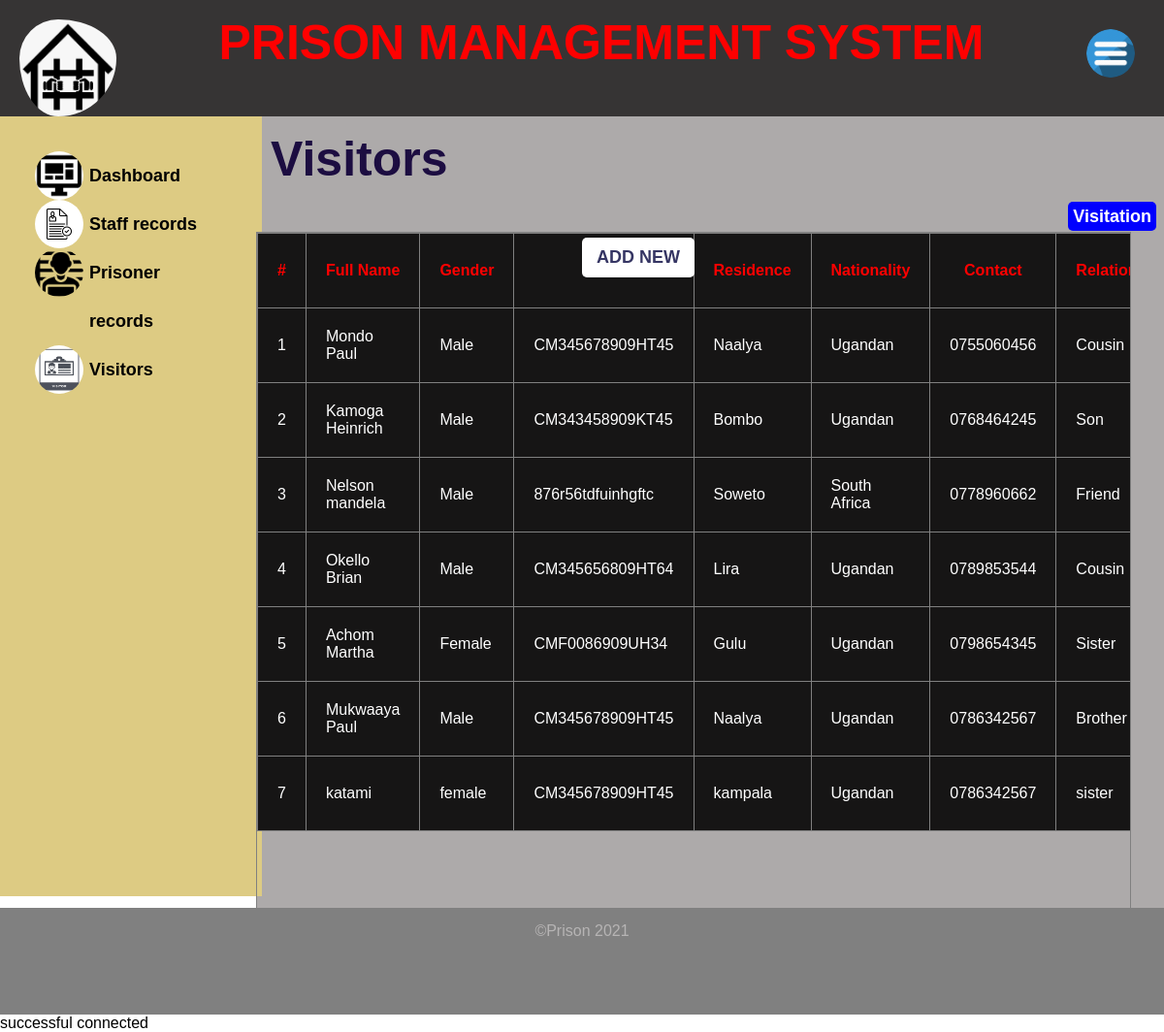
Screenshot of /PAGES/Visitor.php (signed in) with the database file from the repository.
### tables this page shows
CREATE TABLE IF NOT EXISTS `visitor` (
  `vistorID` int(11) NOT NULL AUTO_INCREMENT,
  `fullname` varchar(25) NOT NULL,
  `gender` varchar(9) NOT NULL,
  `nin` varchar(30) NOT NULL,
  `residence` varchar(50) NOT NULL,
  `nationality` varchar(20) NOT NULL,
  `contact` varchar(15) NOT NULL,
  `relationship` varchar(30) DEFAULT NULL,
  `prisonerId` int(11) DEFAULT NULL,
  `visitDate` date DEFAULT NULL,
  PRIMARY KEY (`vistorID`),
  KEY `prisonerId` (`prisonerId`)
);

### PAGES/Visitor.php (the view, shortened to what this page needs)
<?php
$con = mysqli_connect("localhost","root","","prison_system");
                $result =" SELECT * FROM visitor " ;
                $display=mysqli_query($con, $result);
?>
<html>
    <head>
        <link rel="stylesheet" href="../CSS/visitor_style.css">
    </head>
    <body>
        <div class="container">
            <div class="header">
                <img src="../IMAGES/Logo.png" alt="" id="logo">
                <h1>PRISON MANAGEMENT SYSTEM</h1>
                <a href="#"><img src="../IMAGES/drop-down.jpg" alt="drop-down icon" id="dropdown"></a>
            </div>
            <div class="column1">
                <div class="side_menu">
                    <img src="../IMAGES/dashboard_icon.png" alt="" id="icon">
                    <a href="../PAGES/Dashboard.php">Dashboard</a>
                </div>
                <div class="side_menu">
                    <img src="../IMAGES/staff_icon.jpg" alt="" id="icon">
                    <a href="../PAGES/Staff.php">Staff records</a>
                </div>
                <div class="side_menu">
                    <img src="../IMAGES/prisoner_icon.png" alt="" id="icon">
                    <a href="../PAGES/Prisoner.php">Prisoner records</a>
                </div>
                <div class="side_menu">
                    <img src="../IMAGES/visitor_icon.jpg" alt="" id="icon">
                    <a href="#">Visitors</a>
                </div>
            </div>
                <div class="column2">
                    <h1>Visitors</h1>
                    <div style="color: rgb(54, 54, 100);text-align:right;margin:5px"><a style="border-radius:5px;background:blue;padding:5px;color:white;margin-right:3px" href="visitation.php">Visitation</a></div>
                    <div class="scroll-bar" style="position: absolute;">
                        <table border="1" style="border-collapse:collapse;" class="table-view" width="100%">
                            <tr >
                                <th>#</th>
                                <th>Full Name</th>
                                <th>Gender</th>
                                <th>NIN</th>
                                <th>Residence</th>
                                <th>Nationality</th>
                                <th>Contact</th>
                                <th>Relationship</th>
                            </tr>
                            <?php
                while ( $row=mysqli_fetch_assoc($display)) {
                    ?>
                        <tr>
                            <td > <?php echo $row['vistorID'];  ?> </td >
                            <td > <?php echo $row['fullname'];  ?> </td >
                            <td > <?php echo $row['gender'];  ?> </td >
                            <td > <?php echo $row['nin'];  ?> </td >
                            <td > <?php echo $row['residence'];  ?> </td >
                            <td > <?php echo $row['nationality'];  ?> </td >
                            <td > <?php echo $row['contact'];  ?> </td >
                            <td > <?php echo $row['relationship'];  ?> </td >
                                </tr >
                            <?php    }?>
                        </table>
                    </div>
                </div>
                <div class="footer">
                    <p>&copy;Prison 2021</p>
                </div>
                <a href="#" class="button" id="button">ADD NEW</a>
        <?php
    $con = mysqli_connect("localhost","root","","prison_system");
    if(!$con){
        die("Could not connect: ". mysqli_connect_error());
    }else{
        echo "successful connected";
    }
                    ?>
    </body>
</html>

### CSS/visitor_style.css (style rules this page uses)
* { margin: 0; padding: 0; font-family: sans-serif; }
.container { width: 100%; margin: 0; padding: 0; font-family: sans-serif; }
.header { width: 100%; justify-content: space-between; display: inline-flex; background: rgb(54, 52, 52); }
.header #logo { width: 100px; height: 100px; border-radius: 50%; padding-left: 20px; padding-top: 20px; }
.header a #dropdown { width: 50px; height: 50px; border-radius: 50%; margin-top: 30px; margin-right: 30px; }
.header h1 { color: red; font-size: 50px; font-weight: bolder; padding: 15px; }
.column1 { float: left; height: 96vh; padding-top: 3%; padding-left: 3%; padding-right: 54px; width: 15%; line-height: 50px; background: rgb(221, 203, 131); }
.column1 .side_menu { display: inline-flex; }
.column1 .side_menu #icon { width: 50px; height: 50px; border-radius: 50%; }
.column1 .side_menu a { padding-left: 6px ; }
a { font-size: 18px; font-weight: bold; text-decoration: none; color: black; }
.column2 { width: auto; height: 102vh; margin-left: 22%; background:rgb(173, 170, 170); }
h1 { color: rgb(28, 13, 65); font-size: 50px; font-weight: bolder; padding: 15px; }
.table-view td { padding: 20px; }
.footer { width: auto; height: 10vh; padding: 15px; text-align: center; color: rgb(182, 180, 180); background: gray; }
.button { background: white; padding: 10px 15px; color: rgb(54, 54, 100); font-weight: bolder; font-size: 18px; border-radius: 5px; box-shadow: #282828; position: absolute; top: 23%; text-decoration: none; transition: 0.4s; left: 50%; }

### PAGES/Visitor.php (style rules this page uses)
.table-view td,.table-view th { padding: 20px; width: 18%; background: rgb(22, 21, 21); color: white; }
.table-view th { color:red; }
.scroll-bar { height: 75%; width: 75%; border: 1px solid grey; overflow: auto; white-space: nowrap; }

### rows the page displays
visitor: vistorID "1", fullname "Mondo Paul", gender "Male", nin "CM345678909HT45", residence "Naalya", nationality "Ugandan", contact "0755060456", relationship "Cousin"
visitor: vistorID "2", fullname "Kamoga Heinrich", gender "Male", nin "CM343458909KT45", residence "Bombo", nationality "Ugandan", contact "0768464245", relationship "Son"
visitor: vistorID "3", fullname "Nelson mandela", gender "Male", nin "876r56tdfuinhgftc", residence "Soweto", nationality "South Africa", contact "0778960662", relationship "Friend"
visitor: vistorID "4", fullname "Okello Brian", gender "Male", nin "CM345656809HT64", residence "Lira", nationality "Ugandan", contact "0789853544", relationship "Cousin"
visitor: vistorID "5", fullname "Achom Martha", gender "Female", nin "CMF0086909UH34", residence "Gulu", nationality "Ugandan", contact "0798654345", relationship "Sister"
visitor: vistorID "6", fullname "Mukwaaya Paul", gender "Male", nin "CM345678909HT45", residence "Naalya", nationality "Ugandan", contact "0786342567", relationship "Brother"
visitor: vistorID "7", fullname "katami", gender "female", nin "CM345678909HT45", residence "kampala", nationality "Ugandan", contact "0786342567", relationship "sister"
